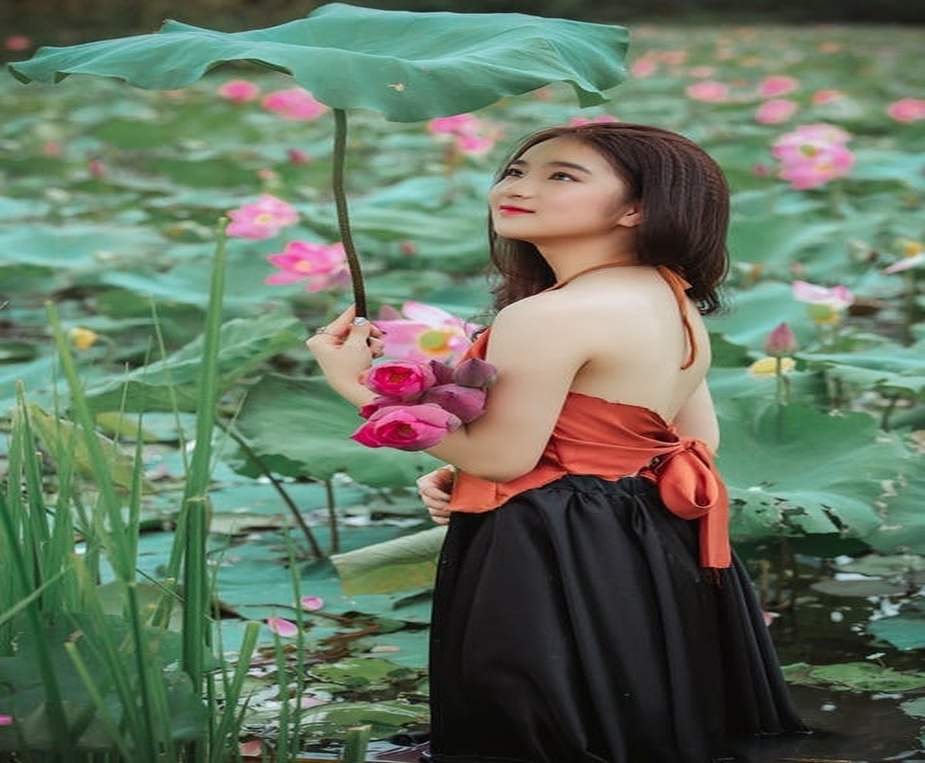
#> input picture OpenCV2/images/3.jpeg, 925 x 763 px, shrunk from 1152 x 951 before the run
$ python Eroding_an_Image.py
#> lines starting #> are read from the running program, lines starting #| are printed output that depends on the picture
"""
    cv2.erode() method :

    cv2.erode() method is used to perform erosion on the image. The
    basic idea of erosion is just like soil erosion only, it erodes away the boundaries
    of foreground object (Always try to keep foreground in white). It is normally
    performed on binary images. It needs two inputs, one is our original image,
    second one is called structuring element or kernel which decides the nature of
    operation. A PIXEL IN THE ORIGINAL IMAGE (EITHER 1 OR 0) WILL BE considered 1 only if
    all the pixels under the kernel is 1, otherwise it is eroded (made to zero).
"""

# Python program to explain cv2.erode() method

# importing cv2
import cv2

# importing numpy
import numpy as np

# path
path = r'../images/3.jpeg'

# Reading an image in default mode
image = cv2.imread(path)
#> image is the input picture: shape (763, 925, 3); mean B, G, R 96.8, 116, 100.4

# Window name in which image is displayed
window_name = 'Image'

# Creating kernel
kernel = np.ones((6, 6), np.uint8)

# Using cv2.erode() method
image1 = cv2.erode(image, kernel, cv2.BORDER_WRAP)
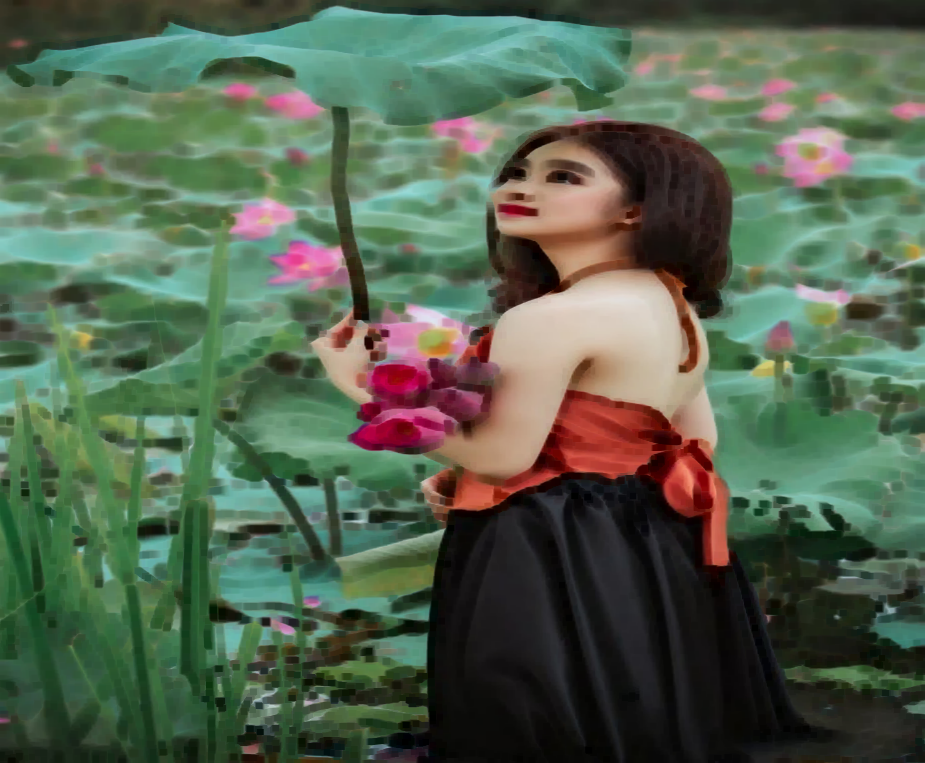
#> image1: shape (763, 925, 3); mean B, G, R 79.6, 99.7, 84.1

# stacking image side-by-side
res = np.hstack((image, image1))
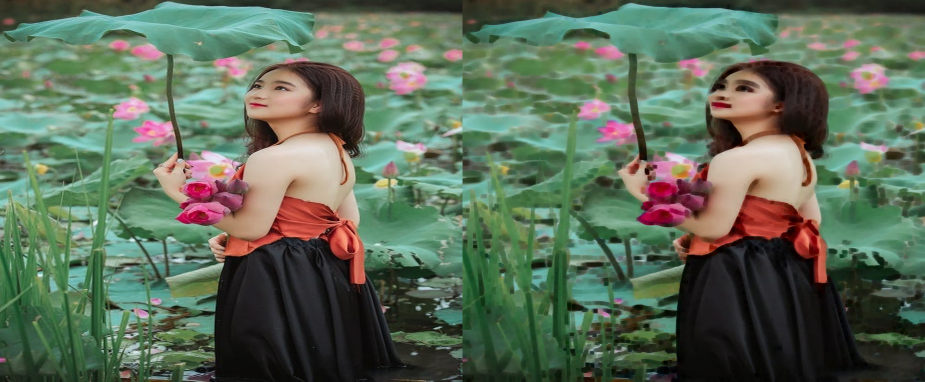
#> res: shape (763, 1850, 3) (shown at 1/2 size); mean B, G, R 88.2, 107.9, 92.3

# Displaying the image
cv2.imshow(window_name, res)

# de-allocate any associated memory usage
if cv2.waitKey(0) & 0xff == 27:
#> (key Esc is pressed here)
    cv2.destroyAllWindows()

$ run again, with OpenCV2/images/1.jpeg copied over OpenCV2/images/3.jpeg
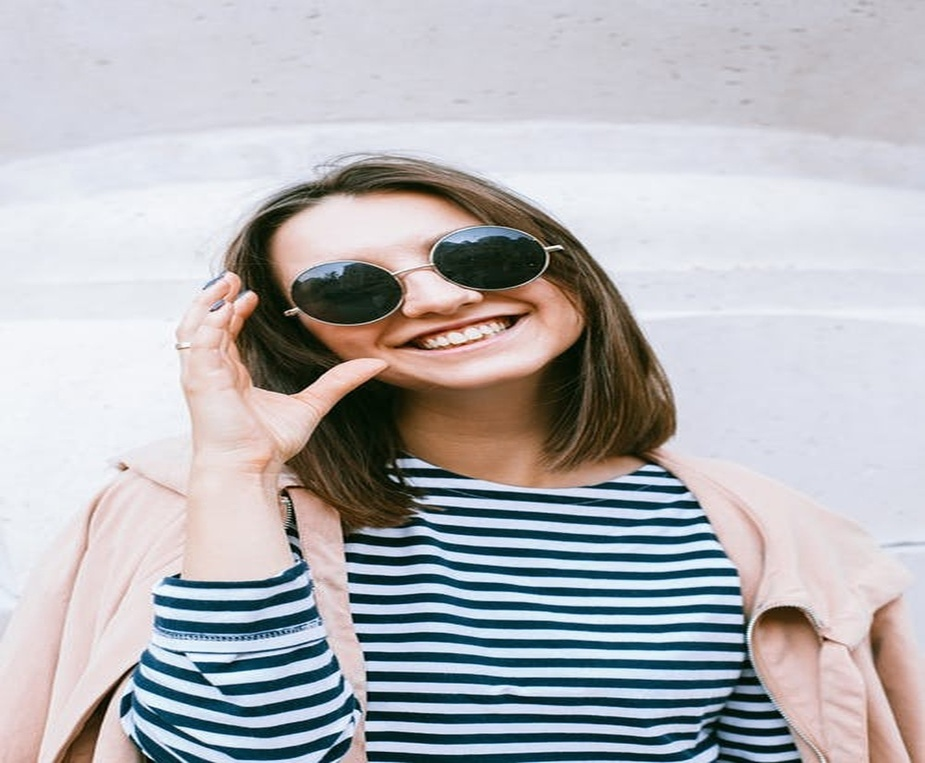
#> input picture OpenCV2/images/1.jpeg, 925 x 763 px, shrunk from 1152 x 951 before the run
#> image is the input picture: shape (763, 925, 3); mean B, G, R 183.8, 180, 180.6
#> `image1 = cv2.erode(image, kernel, cv2.BORDER_WRAP)`:
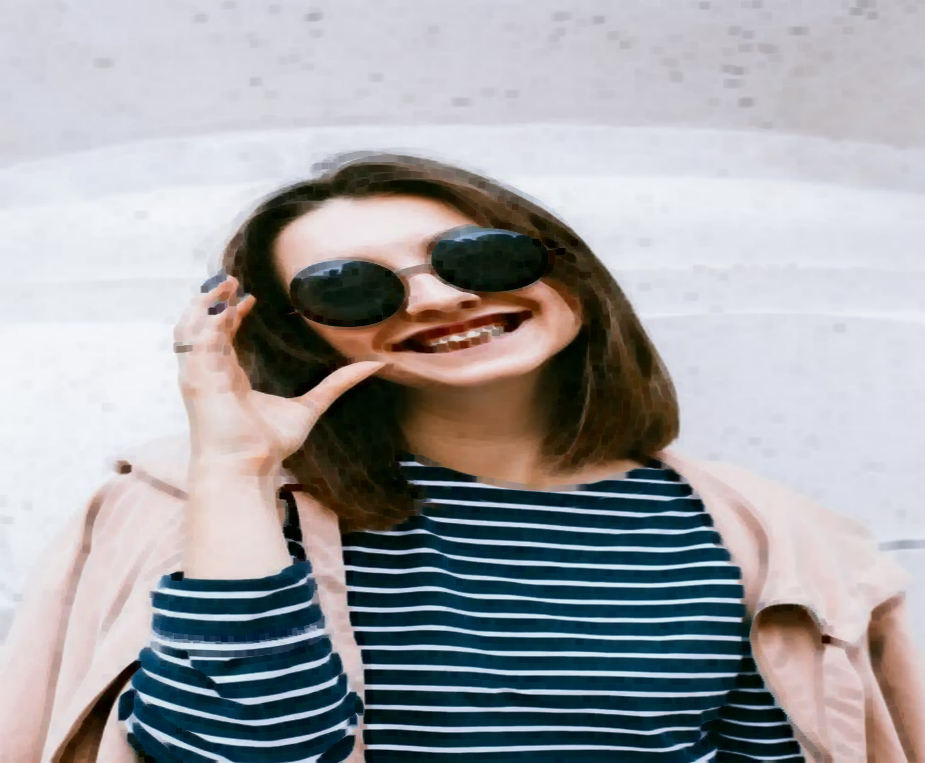
#> image1: shape (763, 925, 3); mean B, G, R 163.6, 160.4, 160
#> `res = np.hstack((image, image1))`:
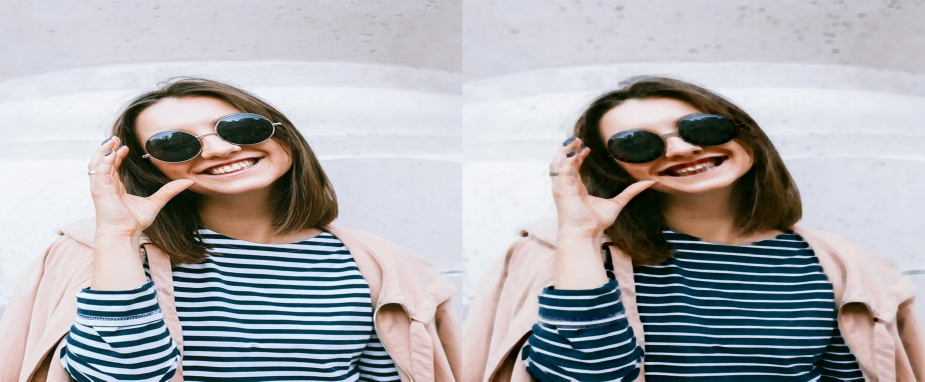
#> res: shape (763, 1850, 3) (shown at 1/2 size); mean B, G, R 173.7, 170.2, 170.3

$ run again, with OpenCV2/images/2.jpeg copied over OpenCV2/images/3.jpeg
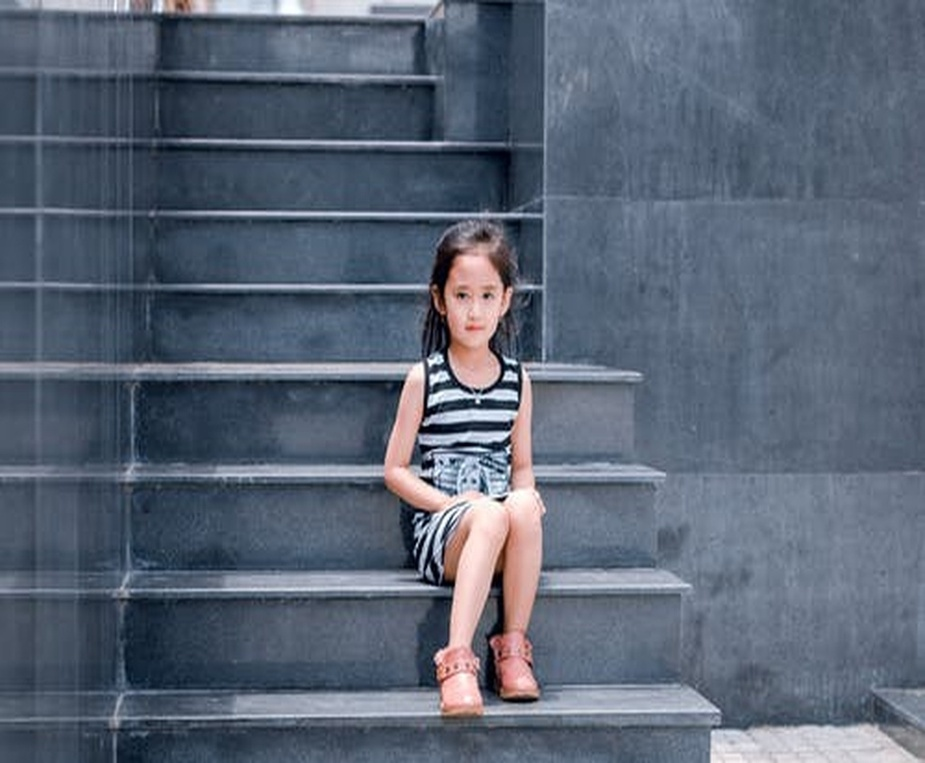
#> input picture OpenCV2/images/2.jpeg, 925 x 763 px, shrunk from 1152 x 951 before the run
#> image is the input picture: shape (763, 925, 3); mean B, G, R 116.7, 100.4, 89.8
#> `image1 = cv2.erode(image, kernel, cv2.BORDER_WRAP)`:
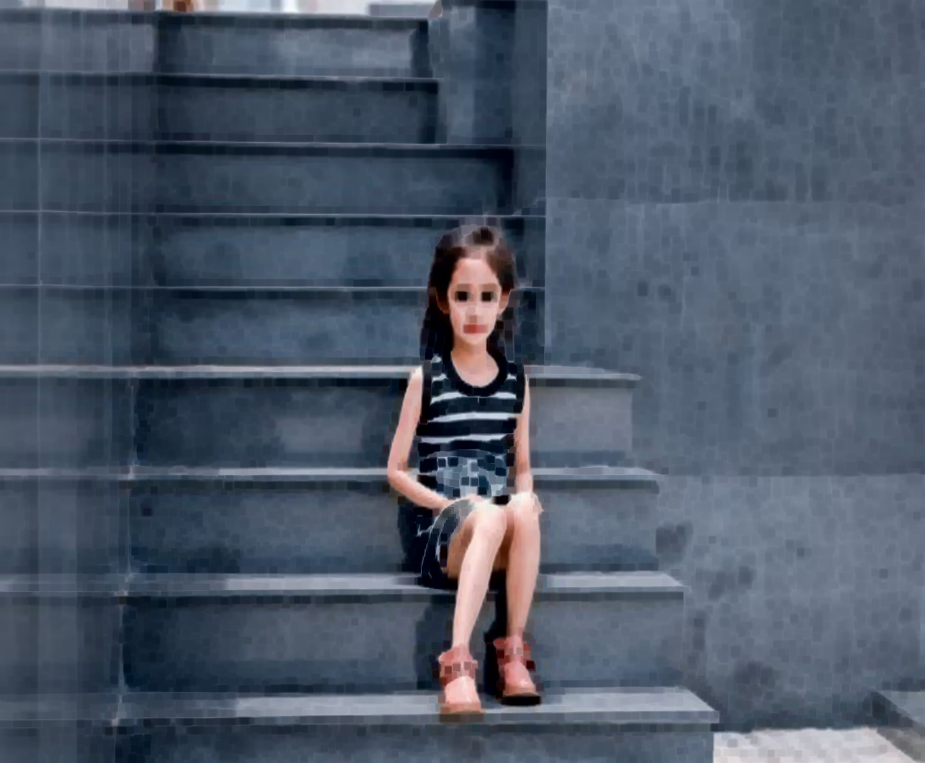
#> image1: shape (763, 925, 3); mean B, G, R 103.5, 87.4, 76.5
#> `res = np.hstack((image, image1))`:
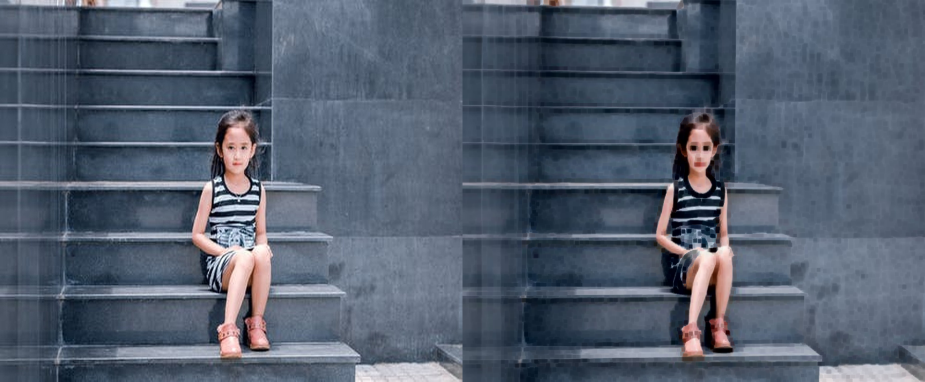
#> res: shape (763, 1850, 3) (shown at 1/2 size); mean B, G, R 110.1, 93.9, 83.2
